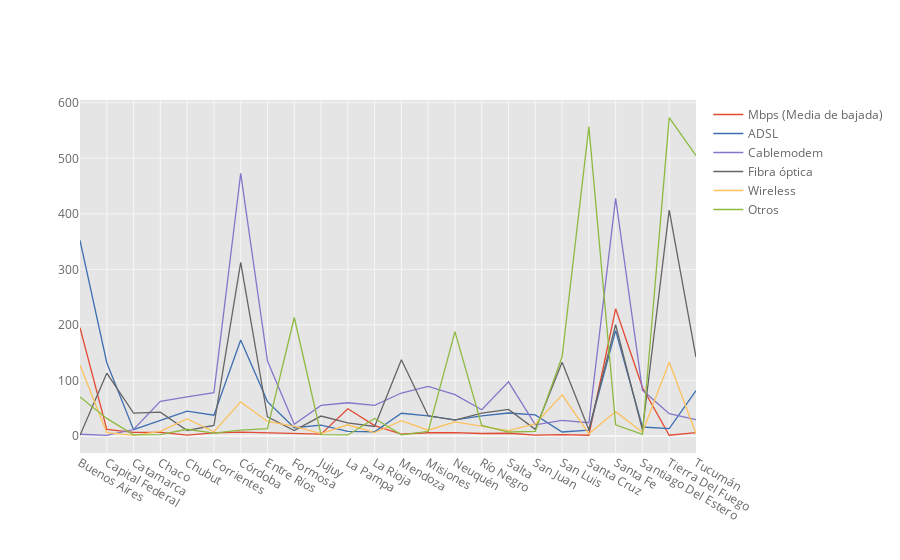

Notebook code for this chart:
### Code cell
# graficamos los tipos de conexiones por pronvicia promediados en el 2022
InternetProv.iplot('line')

### Figure 1 — Plotly figure (JSON) as saved in the notebook; plotly's stock layout.template omitted (floating-point values rounded to 4 significant figures)
{"data": [{"line": {"color": "rgba(226, 74, 51, 1.0)", "dash": "solid", "shape": "linear", "width": 1.3}, "mode": "lines", "name": "Mbps (Media de bajada)", "text": "", "type": "scatter", "x": ["Buenos Aires", "Capital Federal", "Catamarca", "Chaco", "Chubut", "Corrientes", "Córdoba", "Entre Ríos", "Formosa", "Jujuy", "La Pampa", "La Rioja", "Mendoza", "Misiones", "Neuquén", "Río Negro", "Salta", "San Juan", "San Luis", "Santa Cruz", "Santa Fe", "Santiago Del Estero", "Tierra Del Fuego", "Tucumán"], "y": [194.8, 11.65, 6.303, 6.342, 1.495, 5.53, 6.712, 5.139, 4.028, 3.221, 48.98, 18.47, 3.221, 5.716, 5.819, 4.345, 4.819, 1.466, 2.257, 1.241, 228.9, 87.21, 1.155, 5.976]}, {"line": {"color": "rgba(62, 111, 176, 1.0)", "dash": "solid", "shape": "linear", "width": 1.3}, "mode": "lines", "name": "ADSL", "text": "", "type": "scatter", "x": ["Buenos Aires", "Capital Federal", "Catamarca", "Chaco", "Chubut", "Corrientes", "Córdoba", "Entre Ríos", "Formosa", "Jujuy", "La Pampa", "La Rioja", "Mendoza", "Misiones", "Neuquén", "Río Negro", "Salta", "San Juan", "San Luis", "Santa Cruz", "Santa Fe", "Santiago Del Estero", "Tierra Del Fuego", "Tucumán"], "y": [352.2, 131.8, 11.25, 28.5, 44.75, 37.25, 172.8, 61.75, 14.75, 19.5, 8, 7.5, 40.75, 36.25, 29, 36.25, 41.25, 37.75, 7, 10.25, 189.8, 16, 13, 81.5]}, {"line": {"color": "rgba(132, 118, 202, 1.0)", "dash": "solid", "shape": "linear", "width": 1.3}, "mode": "lines", "name": "Cablemodem", "text": "", "type": "scatter", "x": ["Buenos Aires", "Capital Federal", "Catamarca", "Chaco", "Chubut", "Corrientes", "Córdoba", "Entre Ríos", "Formosa", "Jujuy", "La Pampa", "La Rioja", "Mendoza", "Misiones", "Neuquén", "Río Negro", "Salta", "San Juan", "San Luis", "Santa Cruz", "Santa Fe", "Santiago Del Estero", "Tierra Del Fuego", "Tucumán"], "y": [3, 1, 11.5, 62.25, 70.5, 78, 473, 134.8, 21, 55, 59.75, 55, 77.25, 89.25, 74.25, 47, 97.25, 20, 28, 23.75, 427.8, 82.5, 40, 29.25]}, {"line": {"color": "rgba(101, 101, 101, 1.0)", "dash": "solid", "shape": "linear", "width": 1.3}, "mode": "lines", "name": "Fibra óptica", "text": "", "type": "scatter", "x": ["Buenos Aires", "Capital Federal", "Catamarca", "Chaco", "Chubut", "Corrientes", "Córdoba", "Entre Ríos", "Formosa", "Jujuy", "La Pampa", "La Rioja", "Mendoza", "Misiones", "Neuquén", "Río Negro", "Salta", "San Juan", "San Luis", "Santa Cruz", "Santa Fe", "Santiago Del Estero", "Tierra Del Fuego", "Tucumán"], "y": [1, 113, 41, 42.75, 9.75, 18.75, 312.8, 34.25, 9.75, 35.75, 23.5, 17, 137.2, 36.25, 28.5, 41, 47.75, 11.75, 132.5, 11.25, 200.2, 10.25, 406.8, 141.5]}, {"line": {"color": "rgba(251, 193, 94, 1.0)", "dash": "solid", "shape": "linear", "width": 1.3}, "mode": "lines", "name": "Wireless", "text": "", "type": "scatter", "x": ["Buenos Aires", "Capital Federal", "Catamarca", "Chaco", "Chubut", "Corrientes", "Córdoba", "Entre Ríos", "Formosa", "Jujuy", "La Pampa", "La Rioja", "Mendoza", "Misiones", "Neuquén", "Río Negro", "Salta", "San Juan", "San Luis", "Santa Cruz", "Santa Fe", "Santiago Del Estero", "Tierra Del Fuego", "Tucumán"], "y": [127.5, 5.75, 1, 8, 30.5, 7.5, 61.25, 26, 17.25, 4.25, 20, 6, 27.5, 10.25, 25.25, 16.75, 9.5, 21.75, 74, 4, 43.75, 6.75, 132.8, 4]}, {"line": {"color": "rgba(142, 186, 66, 1.0)", "dash": "solid", "shape": "linear", "width": 1.3}, "mode": "lines", "name": "Otros", "text": "", "type": "scatter", "x": ["Buenos Aires", "Capital Federal", "Catamarca", "Chaco", "Chubut", "Corrientes", "Córdoba", "Entre Ríos", "Formosa", "Jujuy", "La Pampa", "La Rioja", "Mendoza", "Misiones", "Neuquén", "Río Negro", "Salta", "San Juan", "San Luis", "Santa Cruz", "Santa Fe", "Santiago Del Estero", "Tierra Del Fuego", "Tucumán"], "y": [70, 31.5, 2, 2.25, 12, 5, 10.25, 13, 213.2, 2.25, 1.75, 31.25, 2, 8, 187.8, 18.75, 7, 8, 142.5, 557, 20, 3, 573.2, 505]}], "layout": {"legend": {"bgcolor": "#FFFFFF", "font": {"color": "#666666"}}, "paper_bgcolor": "#FFFFFF", "plot_bgcolor": "#E5E5E5", "title": {"font": {"color": "#151516"}}, "xaxis": {"gridcolor": "#F6F6F6", "showgrid": true, "tickfont": {"color": "#666666"}, "title": {"font": {"color": "#666666"}, "text": ""}, "zerolinecolor": "#F6F6F6"}, "yaxis": {"gridcolor": "#F6F6F6", "showgrid": true, "tickfont": {"color": "#666666"}, "title": {"font": {"color": "#666666"}, "text": ""}, "zerolinecolor": "#F6F6F6"}}}
